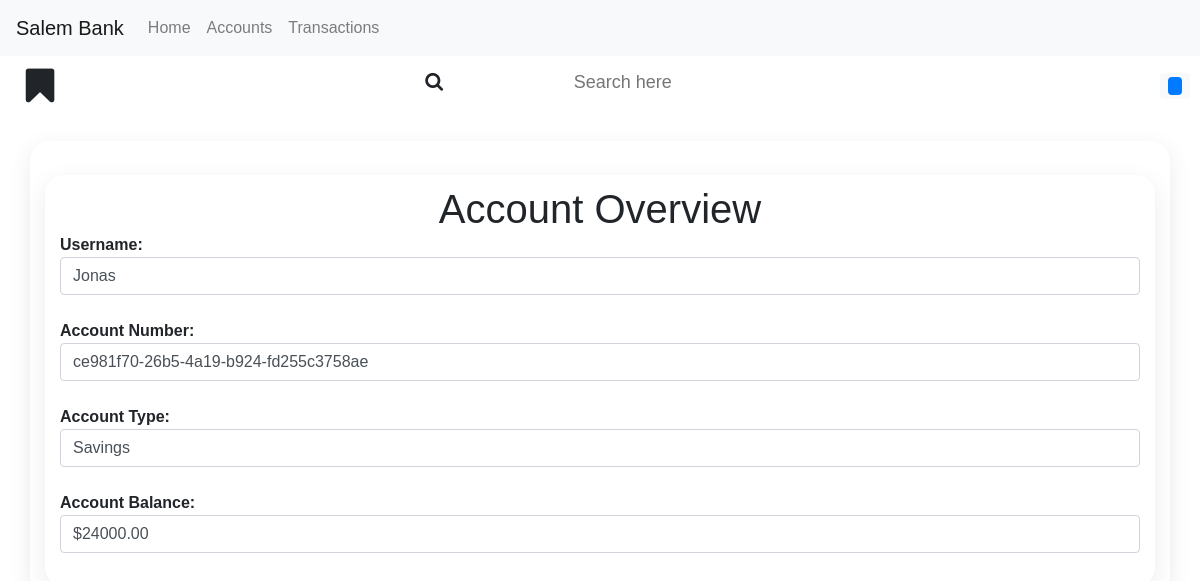
Screenshot of /account_overview/ (signed in) with the database file from the repository.
### Accounts/models.py (models this page shows, shortened)
class Account(models.Model):
    user = models.OneToOneField(User, on_delete=models.CASCADE)  # Link the account to a user
    account_number = models.CharField(max_length=10, unique=True)
    initial_deposit = models.DecimalField(max_digits=10, decimal_places=2)
    account_balance = models.DecimalField(max_digits=10, decimal_places=2)
    account_type = models.CharField(max_length=20, choices=[
        ('Savings', 'Savings'),
        ('Current', 'Current'),
        ('Student', 'Student'),
    ])
    account_pin = models.PositiveIntegerField()

### Accounts/views.py (the view)
# urls.py: path('account_overview/', views.account_overview, name='account_overview'),
@login_required
def account_overview(request):
    user = request.user
    account = Account.objects.get(user=user)
    context = {'user': user, 'account': account}
    return render(request, 'account_overview.html', context)

### Accounts/templates/account_overview.html (shortened to what this page needs)
{% extends "base.html" %}
{% block content %}
<div class="container mt-4" style="">
    <h1 style="margin:auto;">Account Overview</h1>
    <p><strong>Username:</strong> <label class="form-control">{{ user.username }} </label></p>
    <p><strong>Account Number:</strong> <label class="form-control">{{ account.account_number }} </label></p>
    <p><strong>Account Type:</strong><label class="form-control"> {{ account.account_type }}</label></p>
    <p><strong>Account Balance:</strong><label class="form-control"> ${{ account.account_balance }}</label></p>
</div>
{% endblock %}

### static/css/total2.css (style rules this page uses)
* { margin: 0; padding: 0; box-sizing: border-box; font-family: 'ubuntu',Arial, Helvetica, sans-serif; scroll-behavior: smooth; }
body { min-height: 100vh; min-width: 100vw; }
.container { width: 100%; display: grid; grid-template-columns: repeat(1, 1fr); justify-content: center; box-shadow: 0 7px 25px rgba(0,0,0,0.08); border-radius: 20px; padding: 10px; margin-top:25px; }

### rows the page displays
Account: account_number "ce981f70-26b5-4a19-b924-fd255c3758ae", account_type "Savings", account_balance "24000.00"

### other values shown
{{ user.username }} "Jonas"
